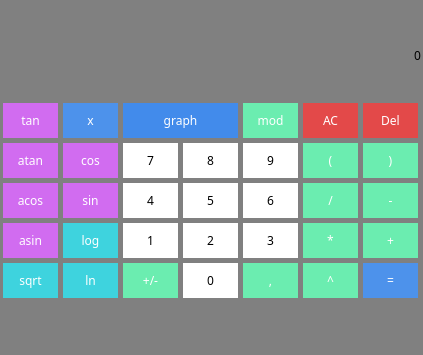
<?xml version="1.0" encoding="UTF-8"?>
<ui version="4.0">
 <class>MainWindow</class>
 <widget class="QMainWindow" name="MainWindow">
  <property name="geometry">
   <rect>
    <x>0</x>
    <y>0</y>
    <width>423</width>
    <height>355</height>
   </rect>
  </property>
  <property name="windowTitle">
   <string>MainWindow</string>
  </property>
  <property name="styleSheet">
   <string notr="true">background-color: gray;</string>
  </property>
  <widget class="QWidget" name="centralwidget">
   <widget class="QLabel" name="result_show">
    <property name="geometry">
     <rect>
      <x>0</x>
      <y>10</y>
      <width>421</width>
      <height>91</height>
     </rect>
    </property>
    <property name="font">
     <font>
      <family>Sathu</family>
     </font>
    </property>
    <property name="styleSheet">
     <string notr="true">QLabel {
  qproperty-alignment: 'AlignVCenter | AlignRight';
  border: 3px solid gray;
background-color : white;
}

background-color : white;</string>
    </property>
    <property name="text">
     <string>0</string>
    </property>
    <property name="alignment">
     <set>Qt::AlignRight|Qt::AlignTrailing|Qt::AlignVCenter</set>
    </property>
   </widget>
   <widget class="QPushButton" name="pushButton_tan">
    <property name="geometry">
     <rect>
      <x>0</x>
      <y>100</y>
      <width>61</width>
      <height>41</height>
     </rect>
    </property>
    <property name="font">
     <font>
      <family>Sathu</family>
      <italic>false</italic>
     </font>
    </property>
    <property name="styleSheet">
     <string notr="true">QPushButton {
  background-color: rgb(209, 108, 240);
  border: 3px solid gray;
  color: white;
}
QPushButton:pressed {
    background-color: qlineargradient(x1: 0, y1: 0, x2: 0, y2: 1,
                                      stop: 0 rgb(193, 100, 222), stop: 1 rgb(209, 108, 240));
}</string>
    </property>
    <property name="text">
     <string>tan</string>
    </property>
   </widget>
   <widget class="QPushButton" name="pushButton_graph">
    <property name="geometry">
     <rect>
      <x>120</x>
      <y>100</y>
      <width>121</width>
      <height>41</height>
     </rect>
    </property>
    <property name="font">
     <font>
      <family>Sathu</family>
      <italic>false</italic>
     </font>
    </property>
    <property name="styleSheet">
     <string notr="true">QPushButton {
  background-color: rgb(66, 139, 235);
border: 3px solid gray;
  border-raduis: 10px;
color: white;
}
QPushButton:pressed {
    background-color: qlineargradient(x1: 0, y1: 0, x2: 0, y2: 1,
                                      stop: 0 rgb(59, 125, 212), stop: 1 rgb(66, 139, 235));
}</string>
    </property>
    <property name="text">
     <string>graph</string>
    </property>
   </widget>
   <widget class="QPushButton" name="pushButton_mod">
    <property name="geometry">
     <rect>
      <x>240</x>
      <y>100</y>
      <width>61</width>
      <height>41</height>
     </rect>
    </property>
    <property name="font">
     <font>
      <family>Sathu</family>
      <italic>false</italic>
     </font>
    </property>
    <property name="styleSheet">
     <string notr="true">QPushButton {
  background-color: rgb(107, 237, 176);
border: 3px solid gray;
  border-raduis: 10px;
color: white;
}
QPushButton:pressed {
    background-color: qlineargradient(x1: 0, y1: 0, x2: 0, y2: 1,
                                      stop: 0 rgb(103, 219, 165), stop: 1 rgb(107, 237, 176));
}</string>
    </property>
    <property name="text">
     <string>mod</string>
    </property>
   </widget>
   <widget class="QPushButton" name="pushButton_ac">
    <property name="geometry">
     <rect>
      <x>300</x>
      <y>100</y>
      <width>61</width>
      <height>41</height>
     </rect>
    </property>
    <property name="font">
     <font>
      <family>Sathu</family>
      <italic>false</italic>
     </font>
    </property>
    <property name="styleSheet">
     <string notr="true">QPushButton {
  background-color: rgb(227, 73, 73);
  border: 3px solid gray;
  color: white;
}
QPushButton:pressed {
    background-color: qlineargradient(x1: 0, y1: 0, x2: 0, y2: 1,
                                      stop: 0 rgb(214, 69, 69), stop: 1 rgb(227, 73, 73));
}</string>
    </property>
    <property name="text">
     <string>AC</string>
    </property>
   </widget>
   <widget class="QPushButton" name="pushButton_left">
    <property name="geometry">
     <rect>
      <x>300</x>
      <y>140</y>
      <width>61</width>
      <height>41</height>
     </rect>
    </property>
    <property name="font">
     <font>
      <family>Sathu</family>
      <italic>false</italic>
     </font>
    </property>
    <property name="styleSheet">
     <string notr="true">QPushButton {
  background-color: rgb(107, 237, 176);
border: 3px solid gray;
  border-raduis: 10px;
color: white;
}
QPushButton:pressed {
    background-color: qlineargradient(x1: 0, y1: 0, x2: 0, y2: 1,
                                      stop: 0 rgb(103, 219, 165), stop: 1 rgb(107, 237, 176));
}</string>
    </property>
    <property name="text">
     <string>(</string>
    </property>
   </widget>
   <widget class="QPushButton" name="pushButton_right">
    <property name="geometry">
     <rect>
      <x>360</x>
      <y>140</y>
      <width>61</width>
      <height>41</height>
     </rect>
    </property>
    <property name="font">
     <font>
      <family>Sathu</family>
      <italic>false</italic>
     </font>
    </property>
    <property name="styleSheet">
     <string notr="true">QPushButton {
  background-color: rgb(107, 237, 176);
border: 3px solid gray;
  border-raduis: 10px;
color: white;
}
QPushButton:pressed {
    background-color: qlineargradient(x1: 0, y1: 0, x2: 0, y2: 1,
                                      stop: 0 rgb(103, 219, 165), stop: 1 rgb(107, 237, 176));
}</string>
    </property>
    <property name="text">
     <string>)</string>
    </property>
   </widget>
   <widget class="QPushButton" name="pushButton_9">
    <property name="geometry">
     <rect>
      <x>240</x>
      <y>140</y>
      <width>61</width>
      <height>41</height>
     </rect>
    </property>
    <property name="font">
     <font>
      <family>Sathu</family>
      <italic>false</italic>
     </font>
    </property>
    <property name="styleSheet">
     <string notr="true">QPushButton {
  background-color: white;
border: 3px solid gray;
  border-raduis: 10px;
}
QPushButton:pressed {
    background-color: qlineargradient(x1: 0, y1: 0, x2: 0, y2: 1,
                                      stop: 0 #BEBEBE, stop: 1 white);
}</string>
    </property>
    <property name="text">
     <string>9</string>
    </property>
   </widget>
   <widget class="QPushButton" name="pushButton_7">
    <property name="geometry">
     <rect>
      <x>120</x>
      <y>140</y>
      <width>61</width>
      <height>41</height>
     </rect>
    </property>
    <property name="font">
     <font>
      <family>Sathu</family>
      <italic>false</italic>
     </font>
    </property>
    <property name="styleSheet">
     <string notr="true">QPushButton {
  background-color: white;
border: 3px solid gray;
  border-raduis: 10px;
}
QPushButton:pressed {
    background-color: qlineargradient(x1: 0, y1: 0, x2: 0, y2: 1,
                                      stop: 0 #BEBEBE, stop: 1 white);
}</string>
    </property>
    <property name="text">
     <string>7</string>
    </property>
   </widget>
   <widget class="QPushButton" name="pushButton_cos">
    <property name="geometry">
     <rect>
      <x>60</x>
      <y>140</y>
      <width>61</width>
      <height>41</height>
     </rect>
    </property>
    <property name="font">
     <font>
      <family>Sathu</family>
      <italic>false</italic>
     </font>
    </property>
    <property name="styleSheet">
     <string notr="true">QPushButton {
  background-color: rgb(209, 108, 240);
  border: 3px solid gray;
  color: white;
}
QPushButton:pressed {
    background-color: qlineargradient(x1: 0, y1: 0, x2: 0, y2: 1,
                                      stop: 0 rgb(193, 100, 222), stop: 1 rgb(209, 108, 240));
}</string>
    </property>
    <property name="text">
     <string>cos</string>
    </property>
   </widget>
   <widget class="QPushButton" name="pushButton_8">
    <property name="geometry">
     <rect>
      <x>180</x>
      <y>140</y>
      <width>61</width>
      <height>41</height>
     </rect>
    </property>
    <property name="font">
     <font>
      <family>Sathu</family>
      <italic>false</italic>
     </font>
    </property>
    <property name="styleSheet">
     <string notr="true">QPushButton {
  background-color: white;
border: 3px solid gray;
  border-raduis: 10px;
}
QPushButton:pressed {
    background-color: qlineargradient(x1: 0, y1: 0, x2: 0, y2: 1,
                                      stop: 0 #BEBEBE, stop: 1 white);
}</string>
    </property>
    <property name="text">
     <string>8</string>
    </property>
   </widget>
   <widget class="QPushButton" name="pushButton_atan">
    <property name="geometry">
     <rect>
      <x>0</x>
      <y>140</y>
      <width>61</width>
      <height>41</height>
     </rect>
    </property>
    <property name="font">
     <font>
      <family>Sathu</family>
      <italic>false</italic>
     </font>
    </property>
    <property name="styleSheet">
     <string notr="true">QPushButton {
  background-color: rgb(209, 108, 240);
  border: 3px solid gray;
  color: white;
}
QPushButton:pressed {
    background-color: qlineargradient(x1: 0, y1: 0, x2: 0, y2: 1,
                                      stop: 0 rgb(193, 100, 222), stop: 1 rgb(209, 108, 240));
}</string>
    </property>
    <property name="text">
     <string>atan</string>
    </property>
   </widget>
   <widget class="QPushButton" name="pushButton_del">
    <property name="geometry">
     <rect>
      <x>300</x>
      <y>180</y>
      <width>61</width>
      <height>41</height>
     </rect>
    </property>
    <property name="font">
     <font>
      <family>Sathu</family>
      <italic>false</italic>
     </font>
    </property>
    <property name="styleSheet">
     <string notr="true">QPushButton {
  background-color: rgb(107, 237, 176);
border: 3px solid gray;
  border-raduis: 10px;
color: white;
}
QPushButton:pressed {
    background-color: qlineargradient(x1: 0, y1: 0, x2: 0, y2: 1,
                                      stop: 0 rgb(103, 219, 165), stop: 1 rgb(107, 237, 176));
}</string>
    </property>
    <property name="text">
     <string>/</string>
    </property>
   </widget>
   <widget class="QPushButton" name="pushButton_min">
    <property name="geometry">
     <rect>
      <x>360</x>
      <y>180</y>
      <width>61</width>
      <height>41</height>
     </rect>
    </property>
    <property name="font">
     <font>
      <family>Sathu</family>
      <italic>false</italic>
     </font>
    </property>
    <property name="styleSheet">
     <string notr="true">QPushButton {
  background-color: rgb(107, 237, 176);
border: 3px solid gray;
  border-raduis: 10px;
color: white;
}
QPushButton:pressed {
    background-color: qlineargradient(x1: 0, y1: 0, x2: 0, y2: 1,
                                      stop: 0 rgb(103, 219, 165), stop: 1 rgb(107, 237, 176));
}</string>
    </property>
    <property name="text">
     <string>-</string>
    </property>
   </widget>
   <widget class="QPushButton" name="pushButton_6">
    <property name="geometry">
     <rect>
      <x>240</x>
      <y>180</y>
      <width>61</width>
      <height>41</height>
     </rect>
    </property>
    <property name="font">
     <font>
      <family>Sathu</family>
      <italic>false</italic>
     </font>
    </property>
    <property name="styleSheet">
     <string notr="true">QPushButton {
  background-color: white;
border: 3px solid gray;
  border-raduis: 10px;
}
QPushButton:pressed {
    background-color: qlineargradient(x1: 0, y1: 0, x2: 0, y2: 1,
                                      stop: 0 #BEBEBE, stop: 1 white);
}</string>
    </property>
    <property name="text">
     <string>6</string>
    </property>
   </widget>
   <widget class="QPushButton" name="pushButton_4">
    <property name="geometry">
     <rect>
      <x>120</x>
      <y>180</y>
      <width>61</width>
      <height>41</height>
     </rect>
    </property>
    <property name="font">
     <font>
      <family>Sathu</family>
      <italic>false</italic>
     </font>
    </property>
    <property name="styleSheet">
     <string notr="true">QPushButton {
  background-color: white;
border: 3px solid gray;
  border-raduis: 10px;
}
QPushButton:pressed {
    background-color: qlineargradient(x1: 0, y1: 0, x2: 0, y2: 1,
                                      stop: 0 #BEBEBE, stop: 1 white);
}</string>
    </property>
    <property name="text">
     <string>4</string>
    </property>
   </widget>
   <widget class="QPushButton" name="pushButton_sin">
    <property name="geometry">
     <rect>
      <x>60</x>
      <y>180</y>
      <width>61</width>
      <height>41</height>
     </rect>
    </property>
    <property name="font">
     <font>
      <family>Sathu</family>
      <italic>false</italic>
     </font>
    </property>
    <property name="styleSheet">
     <string notr="true">QPushButton {
  background-color: rgb(209, 108, 240);
  border: 3px solid gray;
  color: white;
}
QPushButton:pressed {
    background-color: qlineargradient(x1: 0, y1: 0, x2: 0, y2: 1,
                                      stop: 0 rgb(193, 100, 222), stop: 1 rgb(209, 108, 240));
}</string>
    </property>
    <property name="text">
     <string>sin</string>
    </property>
   </widget>
   <widget class="QPushButton" name="pushButton_5">
    <property name="geometry">
     <rect>
      <x>180</x>
      <y>180</y>
      <width>61</width>
      <height>41</height>
     </rect>
    </property>
    <property name="font">
     <font>
      <family>Sathu</family>
      <italic>false</italic>
     </font>
    </property>
    <property name="styleSheet">
     <string notr="true">QPushButton {
  background-color: white;
border: 3px solid gray;
  border-raduis: 10px;
}
QPushButton:pressed {
    background-color: qlineargradient(x1: 0, y1: 0, x2: 0, y2: 1,
                                      stop: 0 #BEBEBE, stop: 1 white);
}</string>
    </property>
    <property name="text">
     <string>5</string>
    </property>
   </widget>
   <widget class="QPushButton" name="pushButton_acos">
    <property name="geometry">
     <rect>
      <x>0</x>
      <y>180</y>
      <width>61</width>
      <height>41</height>
     </rect>
    </property>
    <property name="font">
     <font>
      <family>Sathu</family>
      <italic>false</italic>
     </font>
    </property>
    <property name="styleSheet">
     <string notr="true">QPushButton {
  background-color: rgb(209, 108, 240);
  border: 3px solid gray;
  color: white;
}
QPushButton:pressed {
    background-color: qlineargradient(x1: 0, y1: 0, x2: 0, y2: 1,
                                      stop: 0 rgb(193, 100, 222), stop: 1 rgb(209, 108, 240));
}</string>
    </property>
    <property name="text">
     <string>acos</string>
    </property>
   </widget>
   <widget class="QPushButton" name="pushButton_umn">
    <property name="geometry">
     <rect>
      <x>300</x>
      <y>220</y>
      <width>61</width>
      <height>41</height>
     </rect>
    </property>
    <property name="font">
     <font>
      <family>Sathu</family>
      <italic>false</italic>
     </font>
    </property>
    <property name="styleSheet">
     <string notr="true">QPushButton {
  background-color: rgb(107, 237, 176);
border: 3px solid gray;
  border-raduis: 10px;
color: white;
}
QPushButton:pressed {
    background-color: qlineargradient(x1: 0, y1: 0, x2: 0, y2: 1,
                                      stop: 0 rgb(103, 219, 165), stop: 1 rgb(107, 237, 176));
}</string>
    </property>
    <property name="text">
     <string>*</string>
    </property>
   </widget>
   <widget class="QPushButton" name="pushButton_plus">
    <property name="geometry">
     <rect>
      <x>360</x>
      <y>220</y>
      <width>61</width>
      <height>41</height>
     </rect>
    </property>
    <property name="font">
     <font>
      <family>Sathu</family>
      <italic>false</italic>
     </font>
    </property>
    <property name="styleSheet">
     <string notr="true">QPushButton {
  background-color: rgb(107, 237, 176);
border: 3px solid gray;
  border-raduis: 10px;
color: white;
}
QPushButton:pressed {
    background-color: qlineargradient(x1: 0, y1: 0, x2: 0, y2: 1,
                                      stop: 0 rgb(103, 219, 165), stop: 1 rgb(107, 237, 176));
}</string>
    </property>
    <property name="text">
     <string>+</string>
    </property>
   </widget>
   <widget class="QPushButton" name="pushButton_1">
    <property name="geometry">
     <rect>
      <x>120</x>
      <y>220</y>
      <width>61</width>
      <height>41</height>
     </rect>
    </property>
    <property name="font">
     <font>
      <family>Sathu</family>
      <italic>false</italic>
     </font>
    </property>
    <property name="styleSheet">
     <string notr="true">QPushButton {
  background-color: white;
border: 3px solid gray;
  border-raduis: 10px;
}
QPushButton:pressed {
    background-color: qlineargradient(x1: 0, y1: 0, x2: 0, y2: 1,
                                      stop: 0 #BEBEBE, stop: 1 white);
}</string>
    </property>
    <property name="text">
     <string>1</string>
    </property>
   </widget>
   <widget class="QPushButton" name="pushButton_log">
    <property name="geometry">
     <rect>
      <x>60</x>
      <y>220</y>
      <width>61</width>
      <height>41</height>
     </rect>
    </property>
    <property name="font">
     <font>
      <family>Sathu</family>
      <italic>false</italic>
     </font>
    </property>
    <property name="styleSheet">
     <string notr="true">QPushButton {
  background-color: rgb(62, 211, 222);
border: 3px solid gray;
  border-raduis: 10px;
color: white;
}
QPushButton:pressed {
    background-color: qlineargradient(x1: 0, y1: 0, x2: 0, y2: 1,
                                      stop: 0 rgb(59, 201, 212), stop: 1 rgb(62, 211, 222));
}</string>
    </property>
    <property name="text">
     <string>log</string>
    </property>
   </widget>
   <widget class="QPushButton" name="pushButton_2">
    <property name="geometry">
     <rect>
      <x>180</x>
      <y>220</y>
      <width>61</width>
      <height>41</height>
     </rect>
    </property>
    <property name="font">
     <font>
      <family>Sathu</family>
      <italic>false</italic>
     </font>
    </property>
    <property name="styleSheet">
     <string notr="true">QPushButton {
  background-color: white;
border: 3px solid gray;
  border-raduis: 10px;
}
QPushButton:pressed {
    background-color: qlineargradient(x1: 0, y1: 0, x2: 0, y2: 1,
                                      stop: 0 #BEBEBE, stop: 1 white);
}</string>
    </property>
    <property name="text">
     <string>2</string>
    </property>
   </widget>
   <widget class="QPushButton" name="pushButton_asin">
    <property name="geometry">
     <rect>
      <x>0</x>
      <y>220</y>
      <width>61</width>
      <height>41</height>
     </rect>
    </property>
    <property name="font">
     <font>
      <family>Sathu</family>
      <italic>false</italic>
     </font>
    </property>
    <property name="styleSheet">
     <string notr="true">QPushButton {
  background-color: rgb(209, 108, 240);
  border: 3px solid gray;
  color: white;
}
QPushButton:pressed {
    background-color: qlineargradient(x1: 0, y1: 0, x2: 0, y2: 1,
                                      stop: 0 rgb(193, 100, 222), stop: 1 rgb(209, 108, 240));
}</string>
    </property>
    <property name="text">
     <string>asin</string>
    </property>
   </widget>
   <widget class="QPushButton" name="pushButton_unar">
    <property name="geometry">
     <rect>
      <x>120</x>
      <y>260</y>
      <width>61</width>
      <height>41</height>
     </rect>
    </property>
    <property name="font">
     <font>
      <family>Sathu</family>
      <italic>false</italic>
     </font>
    </property>
    <property name="styleSheet">
     <string notr="true">QPushButton {
  background-color: rgb(107, 237, 176);
border: 3px solid gray;
  border-raduis: 10px;
color: white;
}
QPushButton:pressed {
    background-color: qlineargradient(x1: 0, y1: 0, x2: 0, y2: 1,
                                      stop: 0 rgb(103, 219, 165), stop: 1 rgb(107, 237, 176));
}</string>
    </property>
    <property name="text">
     <string>+/-</string>
    </property>
   </widget>
   <widget class="QPushButton" name="pushButton_dot">
    <property name="geometry">
     <rect>
      <x>240</x>
      <y>260</y>
      <width>61</width>
      <height>41</height>
     </rect>
    </property>
    <property name="font">
     <font>
      <family>Sathu</family>
      <italic>false</italic>
     </font>
    </property>
    <property name="styleSheet">
     <string notr="true">QPushButton {
  background-color: rgb(107, 237, 176);
border: 3px solid gray;
  border-raduis: 10px;
color: white;
}
QPushButton:pressed {
    background-color: qlineargradient(x1: 0, y1: 0, x2: 0, y2: 1,
                                      stop: 0 rgb(103, 219, 165), stop: 1 rgb(107, 237, 176));
}</string>
    </property>
    <property name="text">
     <string>,</string>
    </property>
   </widget>
   <widget class="QPushButton" name="pushButton_0">
    <property name="geometry">
     <rect>
      <x>180</x>
      <y>260</y>
      <width>61</width>
      <height>41</height>
     </rect>
    </property>
    <property name="font">
     <font>
      <family>Sathu</family>
      <italic>false</italic>
     </font>
    </property>
    <property name="styleSheet">
     <string notr="true">QPushButton {
  background-color: white;
border: 3px solid gray;
  border-raduis: 10px;
}
QPushButton:pressed {
    background-color: qlineargradient(x1: 0, y1: 0, x2: 0, y2: 1,
                                      stop: 0 #BEBEBE, stop: 1 white);
}</string>
    </property>
    <property name="text">
     <string>0</string>
    </property>
   </widget>
   <widget class="QPushButton" name="pushButton_pow">
    <property name="geometry">
     <rect>
      <x>300</x>
      <y>260</y>
      <width>61</width>
      <height>41</height>
     </rect>
    </property>
    <property name="font">
     <font>
      <family>Sathu</family>
      <italic>false</italic>
     </font>
    </property>
    <property name="styleSheet">
     <string notr="true">QPushButton {
  background-color: rgb(107, 237, 176);
border: 3px solid gray;
  border-raduis: 10px;
color: white;
}
QPushButton:pressed {
    background-color: qlineargradient(x1: 0, y1: 0, x2: 0, y2: 1,
                                      stop: 0 rgb(103, 219, 165), stop: 1 rgb(107, 237, 176));
}</string>
    </property>
    <property name="text">
     <string>^</string>
    </property>
   </widget>
   <widget class="QPushButton" name="pushButton_sqrt">
    <property name="geometry">
     <rect>
      <x>0</x>
      <y>260</y>
      <width>61</width>
      <height>41</height>
     </rect>
    </property>
    <property name="font">
     <font>
      <family>Sathu</family>
      <italic>false</italic>
     </font>
    </property>
    <property name="styleSheet">
     <string notr="true">QPushButton {
  background-color: rgb(62, 211, 222);
border: 3px solid gray;
  border-raduis: 10px;
color: white;
}
QPushButton:pressed {
    background-color: qlineargradient(x1: 0, y1: 0, x2: 0, y2: 1,
                                      stop: 0 rgb(59, 201, 212), stop: 1 rgb(62, 211, 222));
}</string>
    </property>
    <property name="text">
     <string>sqrt</string>
    </property>
   </widget>
   <widget class="QPushButton" name="pushButton_res">
    <property name="geometry">
     <rect>
      <x>360</x>
      <y>260</y>
      <width>61</width>
      <height>41</height>
     </rect>
    </property>
    <property name="font">
     <font>
      <family>Sathu</family>
      <italic>false</italic>
     </font>
    </property>
    <property name="styleSheet">
     <string notr="true">QPushButton {
  background-color: rgb(77, 146, 235);
  border: 3px solid gray;
  color: white;
}
QPushButton:pressed {
    background-color: qlineargradient(x1: 0, y1: 0, x2: 0, y2: 1,
                                      stop: 0 rgb(71, 133, 214), stop: 1 rgb(77, 146, 235));
}</string>
    </property>
    <property name="text">
     <string>=</string>
    </property>
   </widget>
   <widget class="QPushButton" name="pushButton_ln">
    <property name="geometry">
     <rect>
      <x>60</x>
      <y>260</y>
      <width>61</width>
      <height>41</height>
     </rect>
    </property>
    <property name="font">
     <font>
      <family>Sathu</family>
      <italic>false</italic>
     </font>
    </property>
    <property name="styleSheet">
     <string notr="true">QPushButton {
  background-color: rgb(62, 211, 222);
border: 3px solid gray;
  border-raduis: 10px;
color: white;
}
QPushButton:pressed {
    background-color: qlineargradient(x1: 0, y1: 0, x2: 0, y2: 1,
                                      stop: 0 rgb(59, 201, 212), stop: 1 rgb(62, 211, 222));
}</string>
    </property>
    <property name="text">
     <string>ln</string>
    </property>
   </widget>
   <widget class="QPushButton" name="pushButton_3">
    <property name="geometry">
     <rect>
      <x>240</x>
      <y>220</y>
      <width>61</width>
      <height>41</height>
     </rect>
    </property>
    <property name="font">
     <font>
      <family>Sathu</family>
      <italic>false</italic>
     </font>
    </property>
    <property name="styleSheet">
     <string notr="true">QPushButton {
  background-color: white;
border: 3px solid gray;
  border-raduis: 10px;
}
QPushButton:pressed {
    background-color: qlineargradient(x1: 0, y1: 0, x2: 0, y2: 1,
                                      stop: 0 #BEBEBE, stop: 1 white);
}</string>
    </property>
    <property name="text">
     <string>3</string>
    </property>
   </widget>
   <widget class="QPushButton" name="pushButton_delete">
    <property name="geometry">
     <rect>
      <x>360</x>
      <y>100</y>
      <width>61</width>
      <height>41</height>
     </rect>
    </property>
    <property name="font">
     <font>
      <family>Sathu</family>
      <italic>false</italic>
     </font>
    </property>
    <property name="styleSheet">
     <string notr="true">QPushButton {
  background-color: rgb(227, 73, 73);
  border: 3px solid gray;
  color: white;
}
QPushButton:pressed {
    background-color: qlineargradient(x1: 0, y1: 0, x2: 0, y2: 1,
                                      stop: 0 rgb(214, 69, 69), stop: 1 rgb(227, 73, 73));
}</string>
    </property>
    <property name="text">
     <string>Del</string>
    </property>
   </widget>
   <widget class="QPushButton" name="pushButton_x">
    <property name="geometry">
     <rect>
      <x>60</x>
      <y>100</y>
      <width>61</width>
      <height>41</height>
     </rect>
    </property>
    <property name="font">
     <font>
      <family>Sathu</family>
      <italic>false</italic>
     </font>
    </property>
    <property name="styleSheet">
     <string notr="true">QPushButton {
  background-color: rgb(77, 146, 235);
  border: 3px solid gray;
  color: white;
}
QPushButton:pressed {
    background-color: qlineargradient(x1: 0, y1: 0, x2: 0, y2: 1,
                                      stop: 0 rgb(71, 133, 214), stop: 1 rgb(77, 146, 235));
}</string>
    </property>
    <property name="text">
     <string>x</string>
    </property>
   </widget>
  </widget>
  <widget class="QMenuBar" name="menubar">
   <property name="geometry">
    <rect>
     <x>0</x>
     <y>0</y>
     <width>423</width>
     <height>24</height>
    </rect>
   </property>
  </widget>
  <widget class="QStatusBar" name="statusbar"/>
 </widget>
 <resources/>
 <connections/>
</ui>
